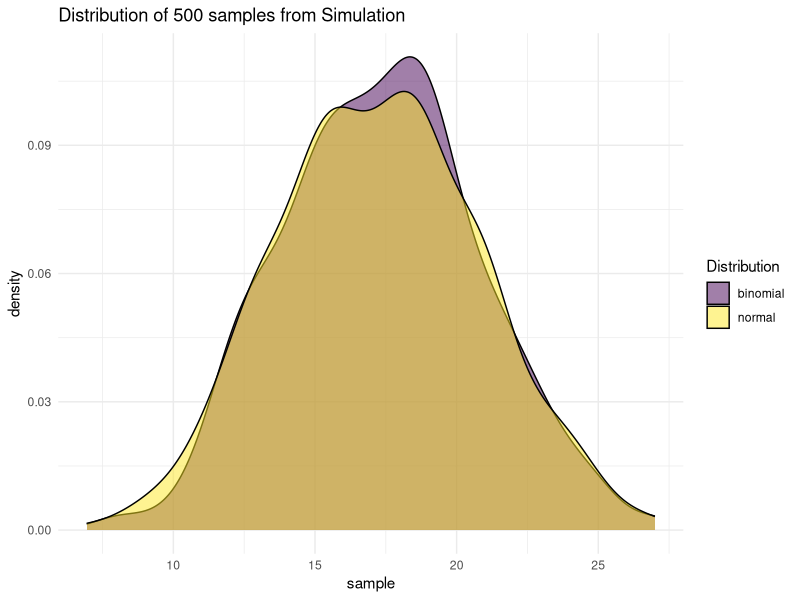
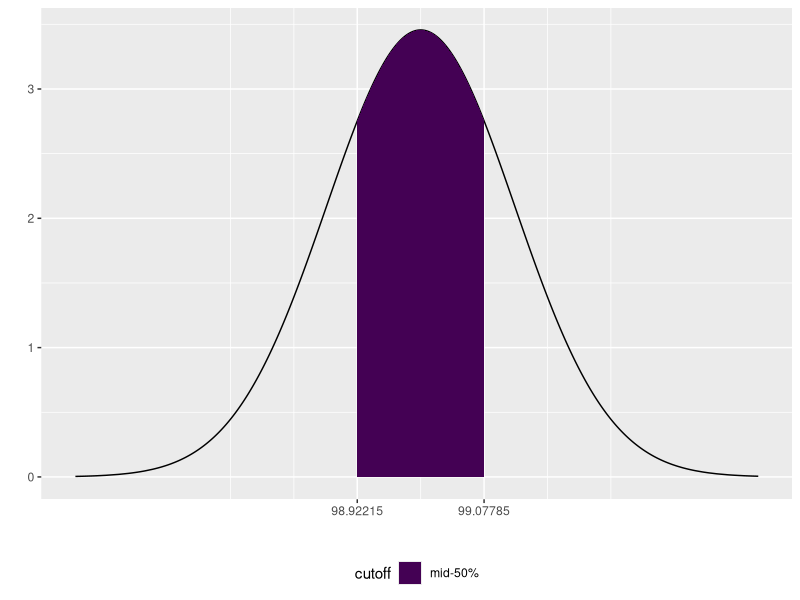

These charts were generated, in order, by the following R code:
## ---- chunk 1
knitr::opts_chunk$set(echo = TRUE)
## ---- chunk 2
library(tidyverse)
tibble(
    normal = rnorm(500,17.25,sqrt(50*.345*(1-.345))),
    binomial = rbinom(500,50,.345)
  ) %>% 
  pivot_longer(
    normal:binomial,
    names_to = 'dis',
    values_to = "sample"
  ) %>% 
  ggplot(aes(x=sample,fill = dis))+
  geom_density(alpha = 0.5)+
  theme_minimal()+
  viridis::scale_fill_viridis(name = "Distribution",
                              discrete = T)+
  labs(
    title = "Distribution of 500 samples from Simulation"
  )
## ---- chunk 3
plt_df = tibble(
  value = rnorm(10000,99,.73/sqrt(40))
) %>% 
  mutate(cutoff = case_when(
    value < qnorm(.25,99,.73/sqrt(40)) ~ "outside mid-50%",
    value > qnorm(.75,99,.73/sqrt(40)) ~ "outside mid-50%",
    value != "outside mid-50%" ~ "mid-50%"
  ),
  y = dnorm(value,99,.73/sqrt(40))
  )
ggplot(data = plt_df,
       aes(x=value,y=y)
       )+
  geom_line()+
  geom_area(data = filter(plt_df,cutoff == "mid-50%",
                          between(value,
                                  qnorm(.25,99,.73/sqrt(40)),
                                  qnorm(.75,99,.73/sqrt(40)))), 
            aes(x = value, y = y,fill = cutoff)
            )+
  scale_x_continuous(
    breaks = c(qnorm(.25,99,.73/sqrt(40)),qnorm(.75,99,.73/sqrt(40))),
  )+
  labs(x = "", y = "")+
  viridis::scale_fill_viridis(discrete = T)+
  theme(legend.position = "bottom")
